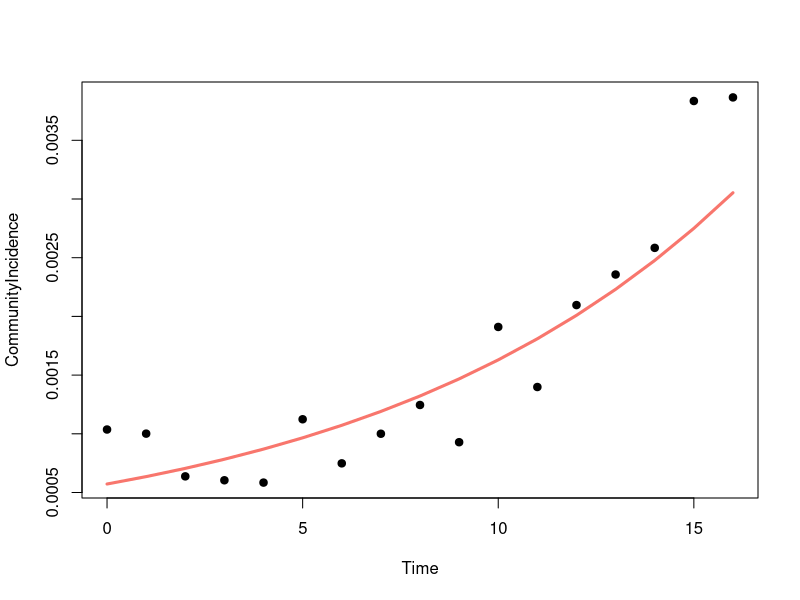
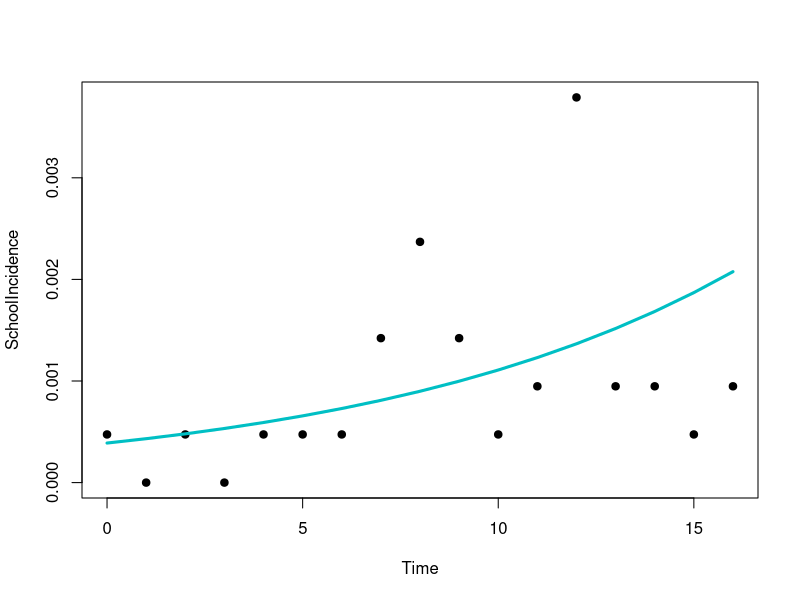
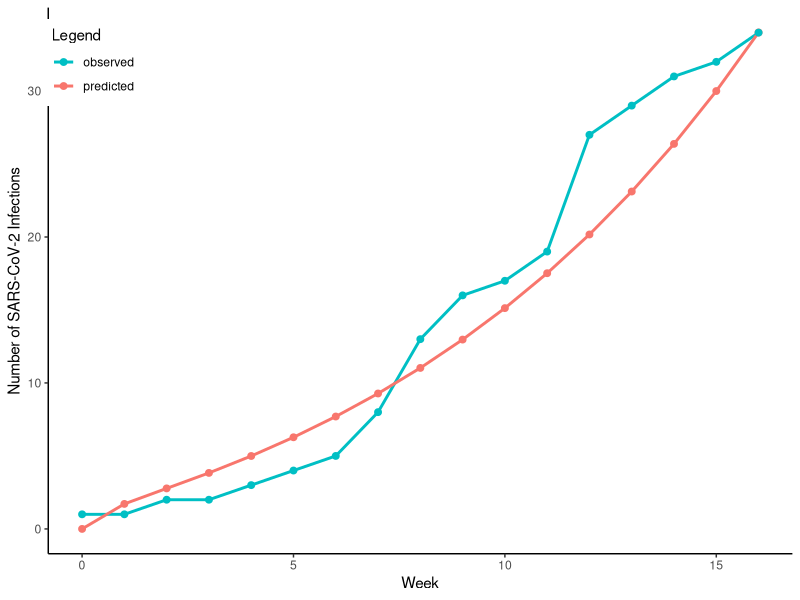
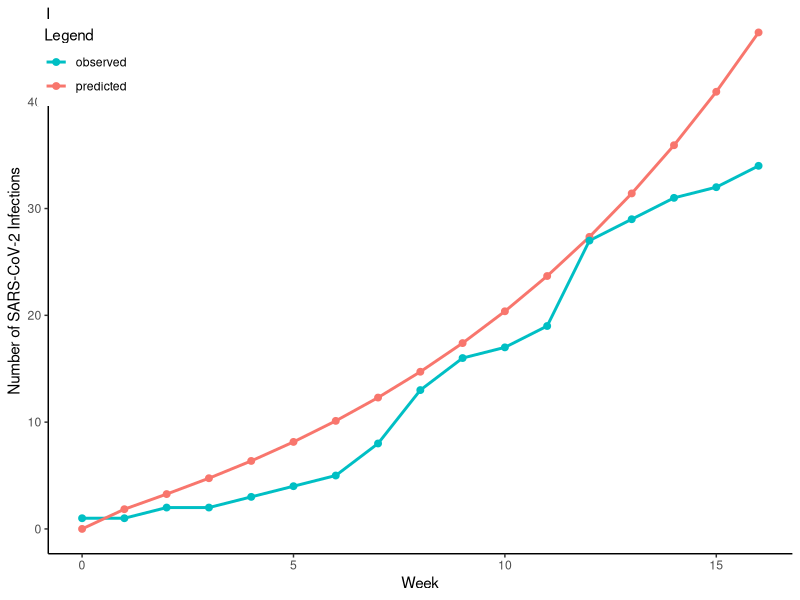
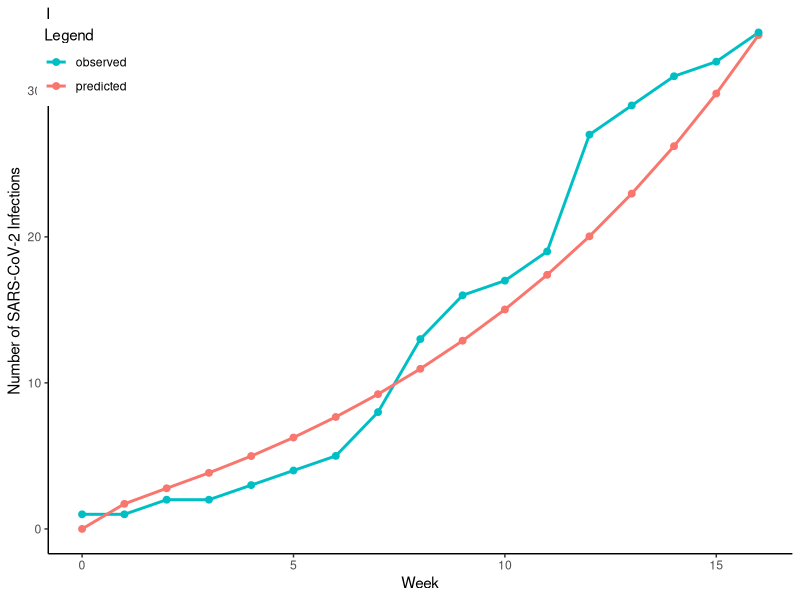
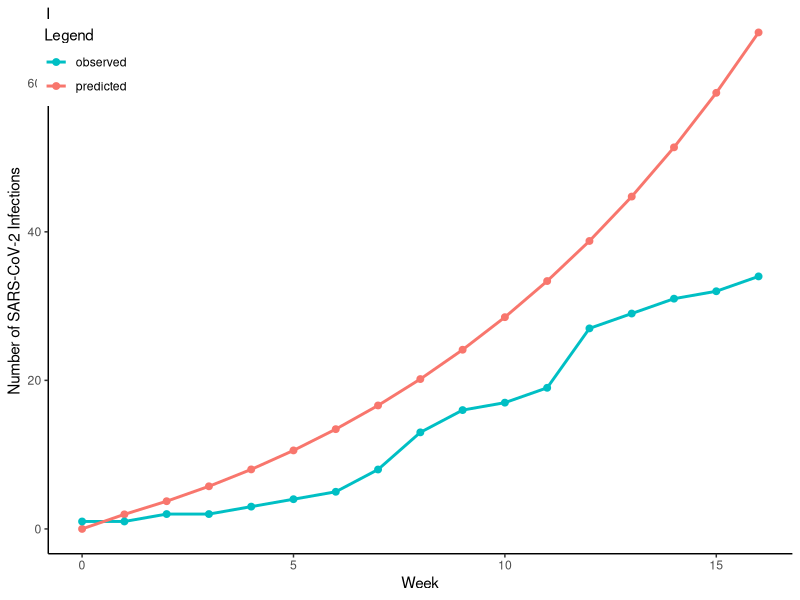
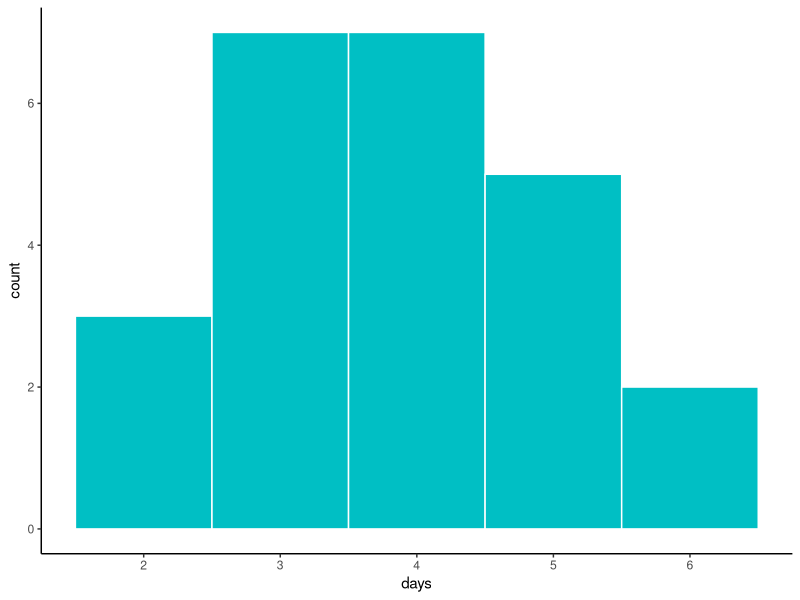
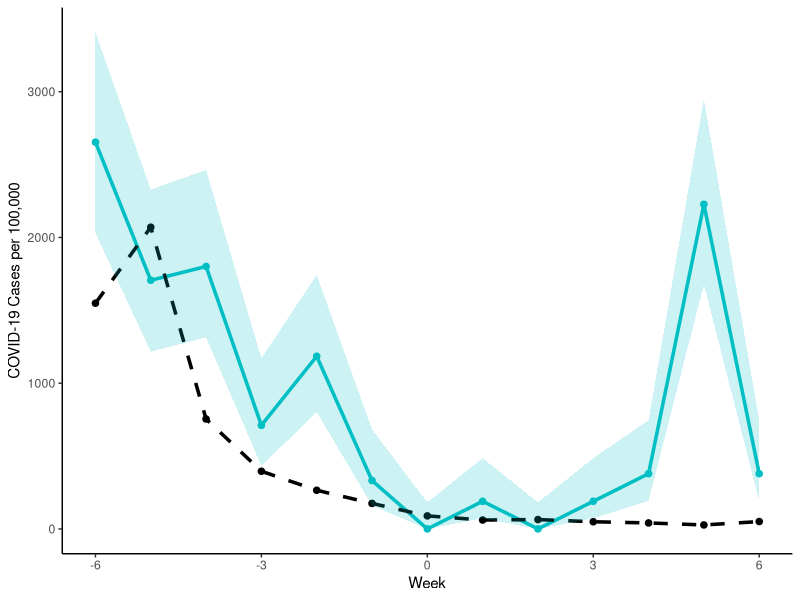

These figures' R source, in order:
#### LOAD PACKAGES ####
library(dplyr)
library(tidyr)
library(tidyverse)
library(magrittr)
library(ggplot2)
library(broom)
library(epitools)

#### EXPONENTIAL MODEL FOR COMMUNITY INCIDENCE ####
Fit <- structure(list(Time = c(seq(0,16,1)), 
                    CommunityIncidence = c(0.001036604,
                                           0.001001481,
                                           0.000637633,
                                           0.000604311,
                                           0.000584497,
                                           0.001123964,
                                           0.000748409,
                                           0.00100058,
                                           0.001245546,
                                           0.000928531,
                                           0.001910198,
                                           0.001398651,
                                           0.002096625,
                                           0.002356902,
                                           0.002583856,
                                           0.003834806,
                                           0.003865427),
                       SchoolIncidence = c(0.000473934,
                                           0,
                                           0.000473934,
                                           0,
                                           0.000473934,
                                           0.000473934,
                                           0.000473934,
                                           0.001421801,
                                           0.002369668,
                                           0.001421801,
                                           0.000473934,
                                           0.000947867,
                                           0.003791469,
                                           0.000947867,
                                           0.000947867,
                                           0.000473934,
                                           0.000947867)), 
                .Names = c("Time", "CommunityIncidence","SchoolIncidence"), class = "data.frame")

attach(Fit)
names(Fit)

exponential.model <- lm(log(CommunityIncidence)~ Time)
summary(exponential.model)

timevalues <- seq(0,16,1)

Counts.exponential1 <- exp(predict(exponential.model,list(Time=timevalues)))
Counts.exponential2 <- 0.68*Counts.exponential1

plot(Time, CommunityIncidence,pch=19)
lines(timevalues, Counts.exponential1,lwd=3, col = "#F8766D", xlab = "Week", ylab = "Community Incidence")

plot(Time, SchoolIncidence,pch=19)
lines(timevalues, Counts.exponential2,lwd=3, col = "#00BFC4", xlab = "Week", ylab = "School Incidence")

#### GRAPHING BASELINE MODEL VS OBSERVED ####

Baseline <- data.frame(time = c(seq(0,16,1)),
                predicted = c(0,
                              1.7130066008870763,
                              2.775883369811892,
                              3.836953455302492,
                              4.995626534467406,
                              6.277877169266246,
                              7.700001547690655,
                              9.277904790173721,
                              11.028759887362543,
                              12.971480793502517,
                              15.126987415286676,
                              17.518438935326134,
                              20.171473385627746,
                              23.114466210579184,
                              26.37881248466417,
                              29.99923628712784,
                              34.01412544929426),
                observed = c(1,1,2,2,3,4,5,8,13,
                             16,17,19,27,29,31,
                             32,34))

Baseline <- gather(Baseline,key="predobs",value="infections",2:3)

head(Baseline)

ggplot(data=Baseline,aes(x=time,y=infections, color = predobs))+
  geom_line(size=1)+
  geom_point(size=2)+
  theme_classic()+
  scale_color_manual(values = c("#00BFC4","#F8766D"))+
  xlab("Week")+
  ylab("Number of SARS-CoV-2 Infections")+
  labs(color="Legend")+
  theme(legend.position=c(0.06,0.9))



#### NO MASKING ####

NoMask <- data.frame(time = c(seq(0,16,1)),
                predicted = c(0,
                              1.8456714500446870,
                              3.2619077628186504,
                              4.7465314821116250,
                              6.3651700634809590,
                              8.1470441282375730,
                              10.116776726703483,
                              12.298565423638674,
                              14.717620375301435,
                              17.401010345943625,
                              20.378261217731186,
                              23.681836527477053,
                              27.347571439392365,
                              31.415095944159766,
                              35.928273429999320,
                              40.935662797480210,
                              46.491023268790280),
                observed = c(1,1,2,2,3,4,5,8,13,
                             16,17,19,27,29,31,
                             32,34))

NoMask <- gather(NoMask,key="predobs",value="infections",2:3)

ggplot(data=NoMask,aes(x=time,y=infections, color = predobs))+
  geom_line(size=1)+
  geom_point(size=2)+
  theme_classic()+
  scale_color_manual(values = c("#00BFC4","#F8766D"))+
  xlab("Week")+
  ylab("Number of SARS-CoV-2 Infections")+
  labs(color="Legend")+
  theme(legend.position=c(0.05,0.9))



#### NO VENTILATION ####

NoVent <- data.frame(time = c(seq(0,16,1)),
                     predicted = c(0,
                                   1.7169834164712747,
                                   2.7831807401528550,
                                   3.8398691892068957,
                                   4.9888157132518800,
                                   6.2584767524694880,
                                   7.6663626933187370,
                                   9.2288884014346520,
                                   10.963465794727892,
                                   12.889177143119785,
                                   15.027126288749253,
                                   17.400713880894262,
                                   20.035908017552547,
                                   22.961531373869040,
                                   26.209575730678374,
                                   29.815552274738800,
                                   33.818876050213426),
                     observed = c(1,1,2,2,3,4,5,8,13,
                                  16,17,19,27,29,31,
                                  32,34))
NoVent <- gather(NoVent,key="predobs",value="infections",2:3)

ggplot(data=NoVent,aes(x=time,y=infections, color = predobs))+
  geom_line(size=1)+
  geom_point(size=2)+
  theme_classic()+
  scale_color_manual(values = c("#00BFC4","#F8766D"))+
  xlab("Week")+
  ylab("Number of SARS-CoV-2 Infections")+
  labs(color="Legend")+
  theme(legend.position=c(0.05,0.9))



#### NO MASKING, NO VENTILATION ####

NoMaskNoVent <- data.frame(time = c(seq(0,16,1)),
                     predicted = c(0,
                                   1.9582047934636067,
                                   3.7302998978076323,
                                   5.7373377354963555,
                                   8.0114354784573760,
                                   10.569168830495663,
                                   13.431358278886254,
                                   16.623720035554268,
                                   20.176683700547496,
                                   24.125329511971180,
                                   28.509461315782744,
                                   33.373792709845965,
                                   38.768223745581720,
                                   44.748194120965444,
                                   51.375103041725190,
                                   58.716796209141236,
                                   66.84809590518435),
                     observed = c(1,1,2,2,3,4,5,8,13,
                                  16,17,19,27,29,31,
                                  32,34))

NoMaskNoVent <- gather(NoMaskNoVent,key="predobs",value="infections",2:3)

ggplot(data=NoMaskNoVent,aes(x=time,y=infections, color = predobs))+
  geom_line(size=1)+
  geom_point(size=2)+
  theme_classic()+
  scale_color_manual(values = c("#00BFC4","#F8766D"))+
  xlab("Week")+
  ylab("Number of SARS-CoV-2 Infections")+
  labs(color="Legend")+
  theme(legend.position=c(0.05,0.9))



#### MEAN INCUBATION PERIOD ####

# create data frame
IncPer <- data.frame(days = c(2,2,2,
                              3,3,3,3,3,3,3,
                              4,4,4,4,4,4,4,
                              5,5,5,5,5,
                              6,6))
head(IncPer)

# calculate mean incubation period
mean(IncPer$days)

# plot histogram
ggplot(data=IncPer,aes(x=days))+
  geom_histogram(binwidth=1,color="white",fill="#00BFC4")+
  theme_classic()



#### INTERRUPTED TIME SERIES FOR MASKING ####

# create data frame
itsData <- data.frame(week=c(-6,-5,-4,-3,-2,-1,0,1,2,3,4,5,6),
                          School_Incidence=c(2654.028436,
                                             1706.161137,
                                             1800.947867,
                                             710.9004739,
                                             1184.834123,
                                             331.7535545,
                                             0,
                                             189.5734597,
                                             0,
                                             189.5734597,
                                             379.1469194,
                                             2227.488152,
                                             379.1469194),
                       Community_Incidence=c(1548.872614,
                                             2070.417055,
                                             754.1725357,
                                             395.7289374,
                                             265.2302505,
                                             174.9889225,
                                             89.34071595,
                                             60.97143619,
                                             64.12357838,
                                             49.08335705,
                                             40.97784855,
                                             27.10842288,
                                             50.43427513),
                                        y3=c(2030,
                                             1216,
                                             1315,
                                             431,
                                             803,
                                             160,
                                             0,
                                             73,
                                             0,
                                             73,
                                             192,
                                             1679,
                                             192),
                                        y4=c(3407,
                                             2329,
                                             2463,
                                             1170,
                                             1743,
                                             683,
                                             181.7,
                                             486,
                                             181.7,
                                             486,
                                             746,
                                             2949,
                                             746))

# create ITS plot
ggplot(itsData, aes(week)) +  
  geom_line(aes(y = School_Incidence), color = "#00BFC4",size=1.2) +
  geom_line(aes(y = Community_Incidence), color = "black",linetype="dashed",size=1.2)+
  geom_point(aes(y = School_Incidence), color = "#00BFC4",size=1.9) +
  geom_point(aes(y = Community_Incidence), color = "black",size=1.9)+
  geom_ribbon(aes(ymin=y3,ymax=y4),fill="#00BFC4",alpha=0.2)+
  xlab("Week") + ylab("COVID-19 Cases per 100,000")+
  theme_classic()
